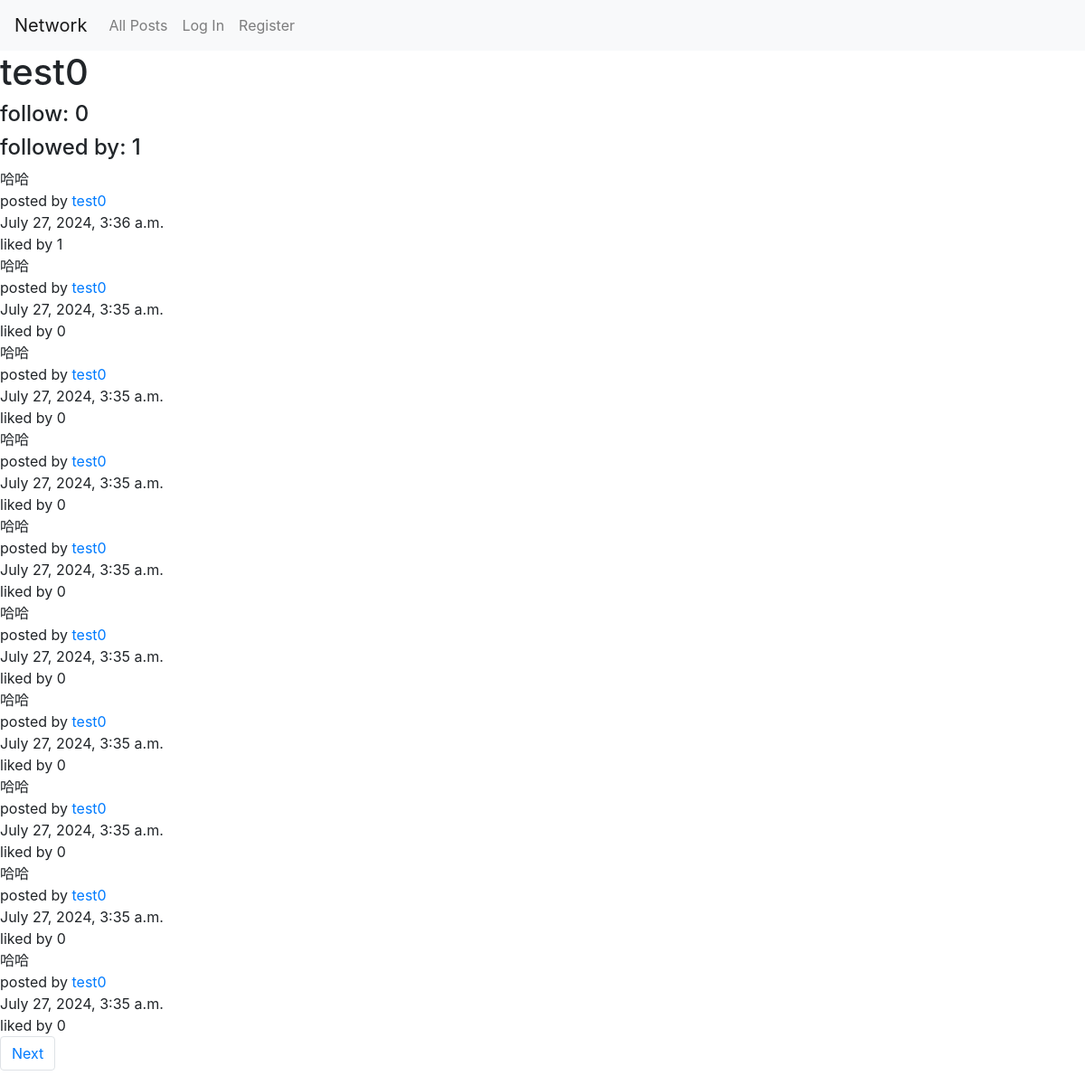
/profile/8, run on the app's committed database.
### network/models.py (models this page shows)
class User(AbstractUser):
    pass

class Post(models.Model):
    poster = models.ForeignKey(User, null=True, on_delete=models.SET_NULL, related_name="poster")
    time = models.DateTimeField(auto_now_add=True)
    content = models.CharField(max_length=400)
    likes = models.IntegerField(default=0, validators=[MinValueValidator(0)])

### network/views.py (the view)
# urls.py: path("profile/<int:user_id>", views.display_profile, name="profile"),
def display_profile(request, user_id):
    try:
        profile_owner = User.objects.get(pk=user_id)
    except ObjectDoesNotExist:
        return JsonResponse({
            "error": "The profile no longer exists."
            }, status=420)
    try:
        posts = Post.objects.filter(poster=profile_owner).order_by("-time")
    except EmptyResultSet:
        posts = None
    try:
        followeds = Followship.objects.filter(follower=profile_owner)
    except EmptyResultSet:
        followeds = None
    try:
        followers = Followship.objects.filter(followed=profile_owner)
    except EmptyResultSet:
        followers = None
    following_status = False
    for follower in followers:
        print(f"{follower.follower.id} {request.user.id}")
        if follower.follower.id == request.user.id:
            following_status = True
    liked_posts = []
    try:
        likes = Likeship.objects.filter(liker=request.user)
        for like in likes:
            liked_posts.append(like.post.id)
    except TypeError:
        liked_posts = []
    posts_per_page = paginate(posts, request)
    return render(request, "network/profile.html", {
        "posts": posts,
        "posts_per_page": posts_per_page,
        "profile_owner": profile_owner,
        "login_user": request.user,
        "followers": followers,
        "followeds": followeds,
        "following_status": following_status,
        "liked_posts": liked_posts
    })

### network/views.py (called while the page is built)
def paginate(posts, request):
    paginator = Paginator(posts, 10)
    page_number = request.GET.get('page')
    posts_per_page = paginator.get_page(page_number)
    return posts_per_page

### network/templates/network/profile.html (shortened to what this page needs)
{% extends "network/layout.html" %}
{% block body %}
    <div>
        <h1>{{ profile_owner.username }}</h1>
        <div>
            <h4>follow: {{ followeds.count }}</h4>
        </div>
        <div>
            <h4>
                followed by: {{ followers.count }}
            </h4>
        </div>
    </div>
{% endblock %}

### network/templates/network/layout.html (shortened to what this page needs)
{% load static %}
<!DOCTYPE html>
<html lang="en">
    <head>
        <link rel="stylesheet" href="https://stackpath.bootstrapcdn.com/bootstrap/4.4.1/css/bootstrap.min.css">
        <link href="{% static 'network/styles.css' %}" rel="stylesheet">
    </head>
    <body>
        <nav class="navbar navbar-expand-lg navbar-light bg-light">
            <a class="navbar-brand" href="{% url 'index' %}">Network</a>
            <div>
              <ul class="navbar-nav mr-auto">
                <li class="nav-item">
                  <a class="nav-link" href="{% url 'index' %}">All Posts</a>
                </li>
                {% if user.is_authenticated %}
                    <li class="nav-item">
                        <a class="nav-link" href="{% url 'following' %}">Following</a>
                    </li>
                    <li class="nav-item">
                        <a class="nav-link" href="{% url 'logout' %}">Log Out</a>
                    </li>
                {% else %}
                    <li class="nav-item">
                        <a class="nav-link" href="{% url 'login' %}">Log In</a>
                    </li>
                    <li class="nav-item">
                        <a class="nav-link" href="{% url 'register' %}">Register</a>
                    </li>
                {% endif %}
              </ul>
            </div>
          </nav>
        <div class="body">
            {% block body %}
            {% endblock %}
            <div class="posts-view">
                {% for post in posts_per_page %}
                <div id="content_{{ post.id }}">{{ post.content }}</div>
                {% if post.poster %}
                <div>posted by <a href="{% url 'profile' user_id=post.poster.id %}">{{ post.poster }}</a></div>
                {% else %}
                <div>The User who posted this has left</div>
                {% endif %}
                <div>{{ post.time }}</div>
                <div id="likes_{{ post.id }}" data-count="{{ post.likes }}">liked by {{ post.likes }}</div>
                {% endfor %}
            </div>
              <nav aria-label="Page navigation example">
                  <ul class="pagination">
                  {% if posts_per_page.has_next %}
                    <li class="page-item"><a class="page-link" href="?page={{ posts_per_page.next_page_number }}">Next</a></li>
                  {% endif %}
                  </ul>
                </nav>
        </div>
    </body>
</html>

### data on the page
User: username "test0"
Post: content "哈哈", poster "test0", time "July 27, 2024, 3:36 a.m.", likes "1"
Post: content "哈哈", poster "test0", time "July 27, 2024, 3:35 a.m.", likes "0"
Post: content "哈哈", poster "test0", time "July 27, 2024, 3:35 a.m.", likes "0"
Post: content "哈哈", poster "test0", time "July 27, 2024, 3:35 a.m.", likes "0"
Post: content "哈哈", poster "test0", time "July 27, 2024, 3:35 a.m.", likes "0"
Post: content "哈哈", poster "test0", time "July 27, 2024, 3:35 a.m.", likes "0"
Post: content "哈哈", poster "test0", time "July 27, 2024, 3:35 a.m.", likes "0"
Post: content "哈哈", poster "test0", time "July 27, 2024, 3:35 a.m.", likes "0"
Post: content "哈哈", poster "test0", time "July 27, 2024, 3:35 a.m.", likes "0"
Post: content "哈哈", poster "test0", time "July 27, 2024, 3:35 a.m.", likes "0"

### other printed values
{{ followeds.count }} "0"
{{ followers.count }} "1"
